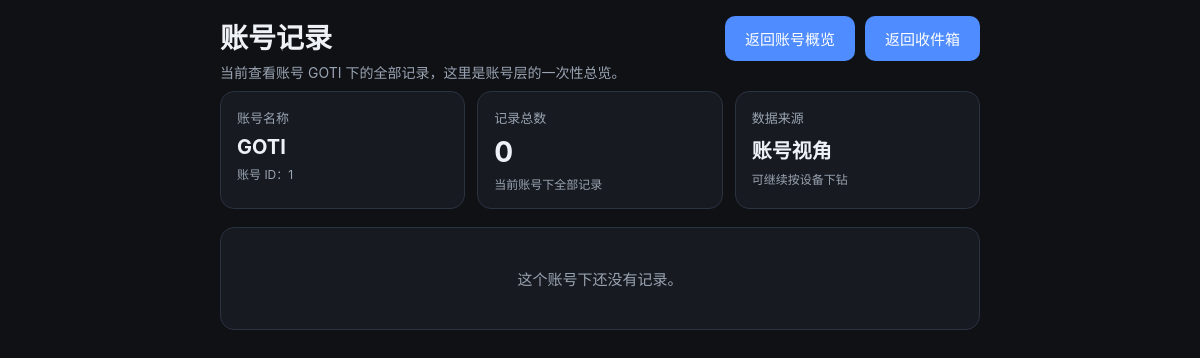
Page /account/items on the earlier database version.
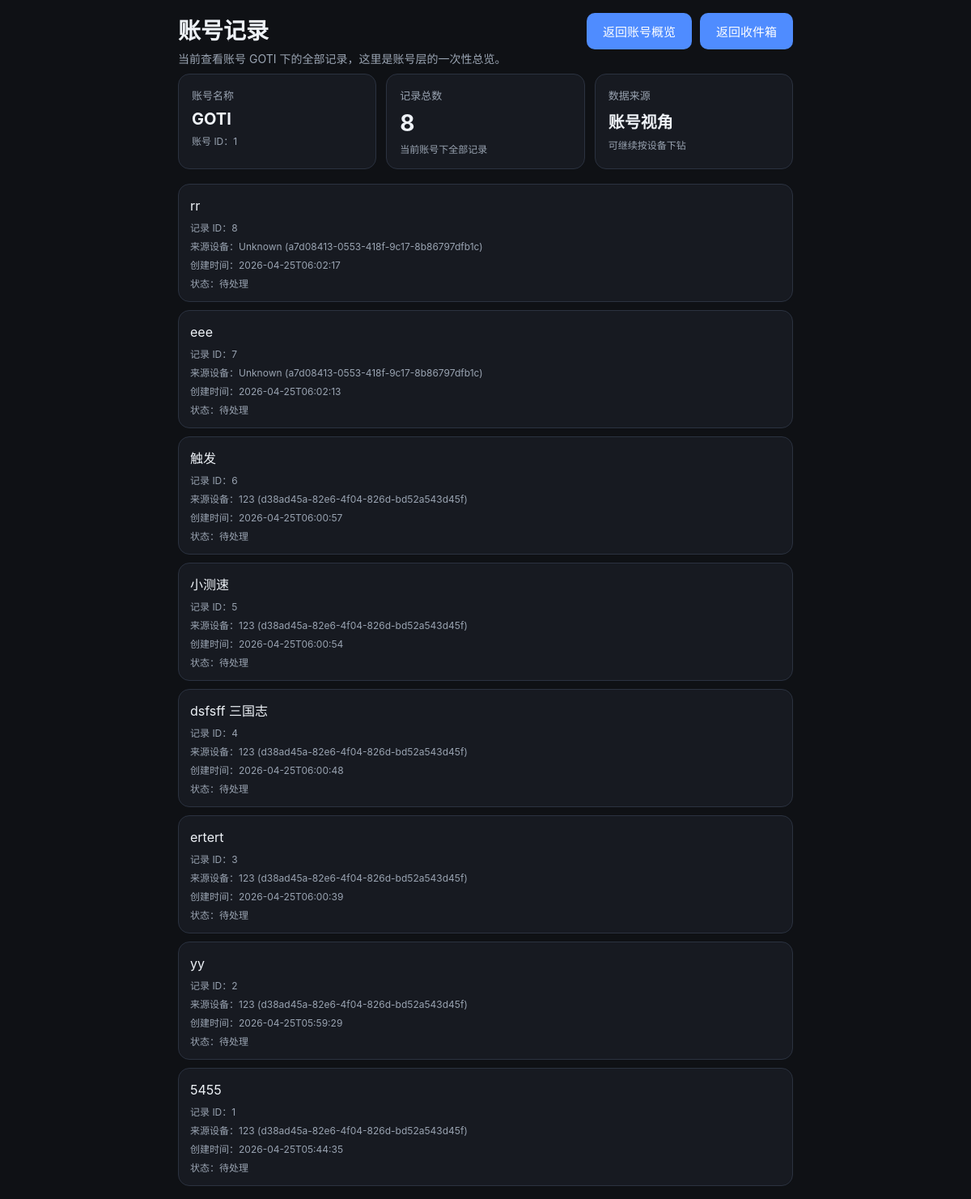
Same page on the later database version.
### tables this page shows
CREATE TABLE users (
            id INTEGER PRIMARY KEY AUTOINCREMENT,
            name TEXT NOT NULL DEFAULT 'default',
            created_at TEXT NOT NULL DEFAULT (datetime('now'))
        , approval_status TEXT NOT NULL DEFAULT 'approved', join_code TEXT, approved_at TEXT, api_token TEXT);

CREATE TABLE inbox_items (
            id INTEGER PRIMARY KEY AUTOINCREMENT,
            content TEXT NOT NULL,
            status TEXT NOT NULL DEFAULT 'inbox',
            created_at TEXT NOT NULL,
            updated_at TEXT NOT NULL
        , user_id INTEGER NOT NULL DEFAULT 1, source_device_id TEXT);

### app/main.py (the view)
@app.route("/account/items")
def account_items_page():
    guard = admin_guard()
    if guard:
        return guard
    raw_user_id = request.args.get("user_id")
    if raw_user_id:
        user_id = int(raw_user_id)
    else:
        approved_users = get_users("approved")
        if not approved_users:
            return redirect(url_for("admin_accounts_page"))
        user_id = approved_users[0]["id"]
    q = request.args.get("q", "").strip()
    user, items = get_account_items(user_id, q if q else None)
    return render_template("account_items.html", user=user, items=items, q=q)

### app/main.py (called while the page is built)
def get_conn():
    conn = sqlite3.connect(str(DB_PATH))
    conn.row_factory = sqlite3.Row
    return conn

def admin_cookie_value():
    if not ADMIN_PASSWORD:
        return None
    return hashlib.sha256(ADMIN_PASSWORD.encode()).hexdigest()

def is_admin_authenticated():
    expected = admin_cookie_value()
    if not expected:
        return True
    actual = request.cookies.get(ADMIN_COOKIE, "")
    return hmac.compare_digest(actual, expected)

def admin_guard():
    if is_admin_authenticated():
        return None
    next_path = request.path
    if request.query_string:
        next_path += "?" + request.query_string.decode()
    return redirect(url_for("admin_login_page", next=next_path))

def get_users(approval_status=None):
    conn = get_conn()
    query = """
        SELECT u.id, u.name, u.approval_status, u.join_code, u.created_at, u.approved_at,
               COUNT(DISTINCT d.id) AS device_count,
               COUNT(i.id) AS item_count
        FROM users u
        LEFT JOIN devices d ON d.user_id = u.id
        LEFT JOIN inbox_items i ON i.user_id = u.id
        WHERE 1 = 1
    """
    params = []
    if approval_status is not None:
        query += " AND u.approval_status = ?"
        params.append(approval_status)
    query += " GROUP BY u.id, u.name, u.approval_status, u.join_code, u.created_at, u.approved_at ORDER BY u.created_at DESC, u.id DESC"
    rows = conn.execute(query, params).fetchall()
    conn.close()
    return [dict(r) for r in rows]

### app/templates/account_items.html (shortened to what this page needs)
<!doctype html>
<html lang="zh-CN">
<head>
  <link rel="stylesheet" href="/static/style.css" />
</head>
<body>
  <main class="container">
    <header class="header">
      <div class="title-row">
        <div>
          <h1>账号记录</h1>
          <p class="subtitle">当前查看账号 {{ user.name }} 下的全部记录，这里是账号层的一次性总览。</p>
        </div>
        <div class="toolbar-actions">
          <a class="nav-link" href="/account?user_id={{ user.id }}">返回账号概览</a>
          <a class="nav-link" href="/">返回收件箱</a>
        </div>
      </div>
    </header>
    <section class="summary-grid">
      <article class="summary-card">
        <div class="summary-label">账号名称</div>
        <div class="summary-value small">{{ user.name }}</div>
        <div class="item-meta">账号 ID：{{ user.id }}</div>
      </article>
      <article class="summary-card">
        <div class="summary-label">记录总数</div>
        <div class="summary-value">{{ items|length }}</div>
        <div class="item-meta">当前账号下全部记录</div>
      </article>
      <article class="summary-card">
        <div class="summary-label">数据来源</div>
        <div class="summary-value small">账号视角</div>
        <div class="item-meta">可继续按设备下钻</div>
      </article>
    </section>
    <section class="list">
      {% if items %}
        {% for item in items %}
          <article class="item {% if item.status == 'done' %}done{% endif %}">
            <div class="item-main grow">
              <div class="item-content">{{ item.content }}</div>
              <div class="item-meta">记录 ID：{{ item.id }}</div>
              <div class="item-meta">来源设备：{{ item.source_device_name or 'Unknown' }} ({{ item.source_device_id or '-' }})</div>
              <div class="item-meta">创建时间：{{ item.created_at or '-' }}</div>
              <div class="item-meta">状态：{{ '已完成' if item.status == 'done' else '待处理' }}</div>
            </div>
          </article>
        {% endfor %}
      {% else %}
        <div class="empty">这个账号下还没有记录。</div>
      {% endif %}
    </section>
  </main>
</body>
</html>

### app/static/style.css (style rules this page uses)
:root { color-scheme: light dark; --bg: #0f1115; --panel: #171a21; --panel-2: #202531; --text: #eef2f7; --muted: #9aa4b2; --accent: #4f8cff; --danger: #e25b5b; --border: #2b3240; --success: #5bd88e; --warning: #f0c35b; }
body { margin: 0; font-family: -apple-system, BlinkMacSystemFont, "Segoe UI", sans-serif; background: var(--bg); color: var(--text); -webkit-tap-highlight-color: transparent; }
.container { max-width: 760px; margin: 0 auto; padding: 16px; }
.title-row { display: flex; align-items: flex-start; justify-content: space-between; gap: 16px; flex-wrap: wrap; }
.toolbar-actions { display: flex; gap: 10px; flex-wrap: wrap; }
.header h1 { margin: 0 0 6px 0; font-size: 28px; }
.header p { color: var(--muted); margin: 0 0 8px 0; font-size: 14px; line-height: 1.5; }
.capture-box, .item, .empty, .toolbar, .summary-card { background: var(--panel); border: 1px solid var(--border); border-radius: 14px; }
button, .secondary-button, .nav-link, .primary { border: 0; border-radius: 10px; background: var(--accent); color: white; padding: 12px 20px; cursor: pointer; font-size: 15px; font-weight: 500; transition: transform 0.05s ease, opacity 0.1s ease; text-decoration: none; display: inline-flex; align-items: center; justify-content: center; box-sizing: border-box; }
.list { display: grid; gap: 10px; }
.summary-grid { display: grid; grid-template-columns: repeat(3, minmax(0, 1fr)); gap: 12px; margin-bottom: 18px; }
.summary-card { padding: 16px; }
.summary-label { color: var(--muted); font-size: 13px; margin-bottom: 8px; }
.summary-value { font-size: 28px; font-weight: 700; }
.summary-value.small { font-size: 20px; }
.item { display: flex; justify-content: space-between; gap: 12px; padding: 14px; }
.item-main.grow { flex: 1; }
.item-content { font-size: 16px; line-height: 1.5; word-break: break-word; }
.item-meta { margin-top: 6px; color: var(--muted); font-size: 12px; word-break: break-all; }

Differences in the rows shown:
added inbox_items: content "rr", id "8", source_device_name "Unknown", source_device "a7d08413-0553-418f-9c17-8b86797dfb1c", created_at "2026-04-25T06:02:17", status "待处理"
added inbox_items: content "eee", id "7", source_device_name "Unknown", source_device "a7d08413-0553-418f-9c17-8b86797dfb1c", created_at "2026-04-25T06:02:13", status "待处理"
added inbox_items: content "触发", id "6", source_device_name "123", source_device "d38ad45a-82e6-4f04-826d-bd52a543d45f", created_at "2026-04-25T06:00:57", status "待处理"
added inbox_items: content "小测速", id "5", source_device_name "123", source_device "d38ad45a-82e6-4f04-826d-bd52a543d45f", created_at "2026-04-25T06:00:54", status "待处理"
added inbox_items: content "dsfsff 三国志", id "4", source_device_name "123", source_device "d38ad45a-82e6-4f04-826d-bd52a543d45f", created_at "2026-04-25T06:00:48", status "待处理"
added inbox_items: content "ertert", id "3", source_device_name "123", source_device "d38ad45a-82e6-4f04-826d-bd52a543d45f", created_at "2026-04-25T06:00:39", status "待处理"
added inbox_items: content "yy", id "2", source_device_name "123", source_device "d38ad45a-82e6-4f04-826d-bd52a543d45f", created_at "2026-04-25T05:59:29", status "待处理"
added inbox_items: content "5455", id "1", source_device_name "123", source_device "d38ad45a-82e6-4f04-826d-bd52a543d45f", created_at "2026-04-25T05:44:35", status "待处理"
Other differences:
{{ items|length }}: "0" → "8"
text no longer shown: "这个账号下还没有记录。"
